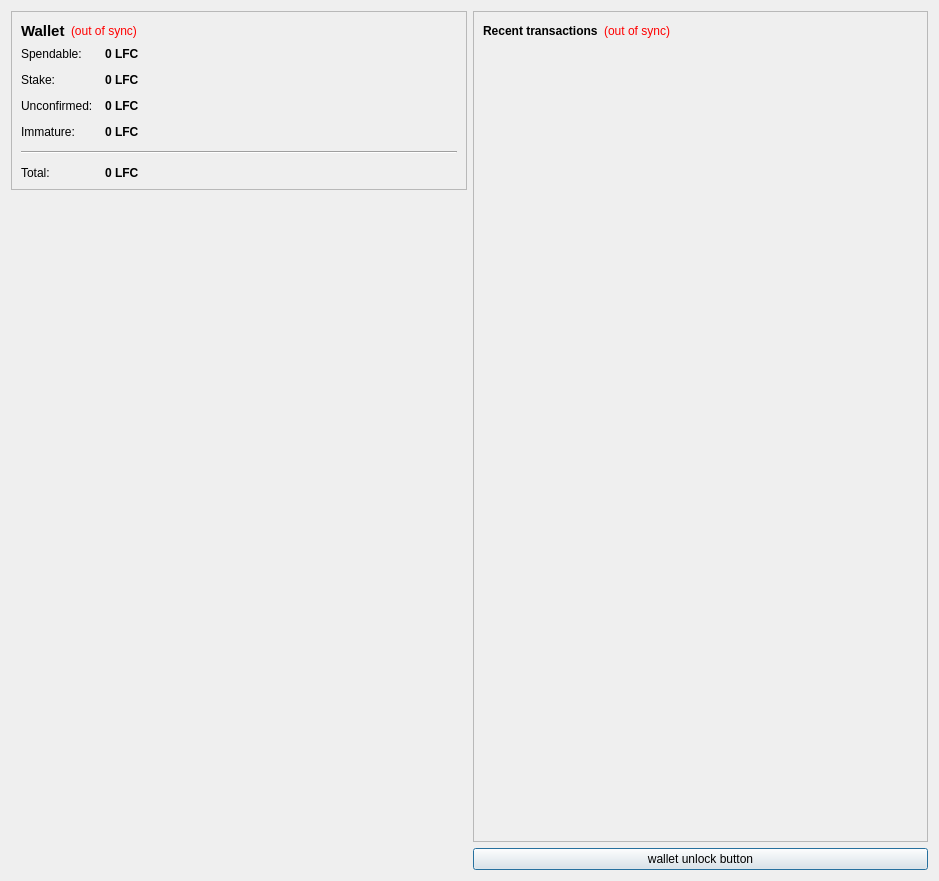
<?xml version="1.0" encoding="UTF-8"?>
<ui version="4.0">
 <class>OverviewPage</class>
 <widget class="QWidget" name="OverviewPage">
  <property name="geometry">
   <rect>
    <x>0</x>
    <y>0</y>
    <width>939</width>
    <height>881</height>
   </rect>
  </property>
  <property name="windowTitle">
   <string>Form</string>
  </property>
  <layout class="QHBoxLayout" name="horizontalLayout" stretch="0,0">
   <item>
    <layout class="QVBoxLayout" name="verticalLayout_2">
     <item>
      <widget class="QFrame" name="frame">
       <property name="frameShape">
        <enum>QFrame::StyledPanel</enum>
       </property>
       <property name="frameShadow">
        <enum>QFrame::Raised</enum>
       </property>
       <layout class="QVBoxLayout" name="verticalLayout_4">
        <item>
         <layout class="QHBoxLayout" name="horizontalLayout_4">
          <item>
           <widget class="QLabel" name="label_5">
            <property name="font">
             <font>
              <pointsize>11</pointsize>
              <weight>75</weight>
              <bold>true</bold>
             </font>
            </property>
            <property name="text">
             <string>Wallet</string>
            </property>
           </widget>
          </item>
          <item>
           <widget class="QLabel" name="labelWalletStatus">
            <property name="toolTip">
             <string>The displayed information may be out of date. Your wallet automatically synchronizes with the LifeCoin network after a connection is established, but this process has not completed yet.</string>
            </property>
            <property name="styleSheet">
             <string notr="true">QLabel { color: red; }</string>
            </property>
            <property name="text">
             <string notr="true">(out of sync)</string>
            </property>
            <property name="alignment">
             <set>Qt::AlignLeading|Qt::AlignLeft|Qt::AlignVCenter</set>
            </property>
           </widget>
          </item>
          <item>
           <spacer name="horizontalSpacer_2">
            <property name="orientation">
             <enum>Qt::Horizontal</enum>
            </property>
            <property name="sizeHint" stdset="0">
             <size>
              <width>40</width>
              <height>20</height>
             </size>
            </property>
           </spacer>
          </item>
         </layout>
        </item>
        <item>
         <layout class="QFormLayout" name="formLayout_2">
          <property name="fieldGrowthPolicy">
           <enum>QFormLayout::AllNonFixedFieldsGrow</enum>
          </property>
          <property name="horizontalSpacing">
           <number>12</number>
          </property>
          <property name="verticalSpacing">
           <number>12</number>
          </property>
          <item row="0" column="0">
           <widget class="QLabel" name="label">
            <property name="text">
             <string>Spendable:</string>
            </property>
           </widget>
          </item>
          <item row="0" column="1">
           <widget class="QLabel" name="labelBalance">
            <property name="font">
             <font>
              <weight>75</weight>
              <bold>true</bold>
             </font>
            </property>
            <property name="cursor">
             <cursorShape>IBeamCursor</cursorShape>
            </property>
            <property name="toolTip">
             <string>Your current spendable balance</string>
            </property>
            <property name="text">
             <string notr="true">0 LFC</string>
            </property>
            <property name="textInteractionFlags">
             <set>Qt::LinksAccessibleByMouse|Qt::TextSelectableByKeyboard|Qt::TextSelectableByMouse</set>
            </property>
           </widget>
          </item>
          <item row="1" column="0">
           <widget class="QLabel" name="label_6">
            <property name="text">
             <string>Stake:</string>
            </property>
           </widget>
          </item>
          <item row="1" column="1">
           <widget class="QLabel" name="labelStake">
            <property name="font">
             <font>
              <weight>75</weight>
              <bold>true</bold>
             </font>
            </property>
            <property name="cursor">
             <cursorShape>IBeamCursor</cursorShape>
            </property>
            <property name="toolTip">
             <string>Total of coins that was staked, and do not yet count toward the current balance</string>
            </property>
            <property name="text">
             <string notr="true">0 LFC</string>
            </property>
            <property name="textInteractionFlags">
             <set>Qt::LinksAccessibleByMouse|Qt::TextSelectableByKeyboard|Qt::TextSelectableByMouse</set>
            </property>
           </widget>
          </item>
          <item row="2" column="0">
           <widget class="QLabel" name="label_3">
            <property name="text">
             <string>Unconfirmed:</string>
            </property>
           </widget>
          </item>
          <item row="2" column="1">
           <widget class="QLabel" name="labelUnconfirmed">
            <property name="font">
             <font>
              <weight>75</weight>
              <bold>true</bold>
             </font>
            </property>
            <property name="cursor">
             <cursorShape>IBeamCursor</cursorShape>
            </property>
            <property name="toolTip">
             <string>Total of transactions that have yet to be confirmed, and do not yet count toward the current balance</string>
            </property>
            <property name="text">
             <string notr="true">0 LFC</string>
            </property>
            <property name="textInteractionFlags">
             <set>Qt::LinksAccessibleByMouse|Qt::TextSelectableByKeyboard|Qt::TextSelectableByMouse</set>
            </property>
           </widget>
          </item>
          <item row="3" column="0">
           <widget class="QLabel" name="labelImmatureText">
            <property name="text">
             <string>Immature:</string>
            </property>
           </widget>
          </item>
          <item row="3" column="1">
           <widget class="QLabel" name="labelImmature">
            <property name="font">
             <font>
              <weight>75</weight>
              <bold>true</bold>
             </font>
            </property>
            <property name="toolTip">
             <string>Mined balance that has not yet matured</string>
            </property>
            <property name="text">
             <string notr="true">0 LFC</string>
            </property>
            <property name="textInteractionFlags">
             <set>Qt::LinksAccessibleByMouse|Qt::TextSelectableByKeyboard|Qt::TextSelectableByMouse</set>
            </property>
           </widget>
          </item>
          <item row="4" column="0" colspan="2">
           <widget class="Line" name="line">
            <property name="orientation">
             <enum>Qt::Horizontal</enum>
            </property>
           </widget>
          </item>
          <item row="5" column="0">
           <widget class="QLabel" name="labelTotalText">
            <property name="text">
             <string>Total:</string>
            </property>
           </widget>
          </item>
          <item row="5" column="1">
           <widget class="QLabel" name="labelTotal">
            <property name="font">
             <font>
              <weight>75</weight>
              <bold>true</bold>
             </font>
            </property>
            <property name="cursor">
             <cursorShape>IBeamCursor</cursorShape>
            </property>
            <property name="toolTip">
             <string>Your current total balance</string>
            </property>
            <property name="text">
             <string notr="true">0 LFC</string>
            </property>
            <property name="textInteractionFlags">
             <set>Qt::LinksAccessibleByMouse|Qt::TextSelectableByKeyboard|Qt::TextSelectableByMouse</set>
            </property>
           </widget>
          </item>
         </layout>
        </item>
       </layout>
      </widget>
     </item>
     <item>
      <spacer name="verticalSpacer_4">
       <property name="orientation">
        <enum>Qt::Vertical</enum>
       </property>
       <property name="sizeHint" stdset="0">
        <size>
         <width>20</width>
         <height>40</height>
        </size>
       </property>
      </spacer>
     </item>
     <item>
      <widget class="QLabel" name="label_2">
       <property name="text">
        <string/>
       </property>
       <property name="pixmap">
        <pixmap resource="../bitcoin.qrc">:/images/Wallet_Logo</pixmap>
       </property>
       <property name="alignment">
        <set>Qt::AlignCenter</set>
       </property>
      </widget>
     </item>
     <item>
      <spacer name="verticalSpacer">
       <property name="orientation">
        <enum>Qt::Vertical</enum>
       </property>
       <property name="sizeHint" stdset="0">
        <size>
         <width>20</width>
         <height>40</height>
        </size>
       </property>
      </spacer>
     </item>
    </layout>
   </item>
   <item>
    <layout class="QVBoxLayout" name="verticalLayout_3">
     <item>
      <widget class="QFrame" name="frame_2">
       <property name="frameShape">
        <enum>QFrame::StyledPanel</enum>
       </property>
       <property name="frameShadow">
        <enum>QFrame::Raised</enum>
       </property>
       <layout class="QVBoxLayout" name="verticalLayout">
        <item>
         <layout class="QHBoxLayout" name="horizontalLayout_2">
          <item>
           <widget class="QLabel" name="label_4">
            <property name="text">
             <string>&lt;b&gt;Recent transactions&lt;/b&gt;</string>
            </property>
           </widget>
          </item>
          <item>
           <widget class="QLabel" name="labelTransactionsStatus">
            <property name="toolTip">
             <string>The displayed information may be out of date. Your wallet automatically synchronizes with the LifeCoin network after a connection is established, but this process has not completed yet.</string>
            </property>
            <property name="styleSheet">
             <string notr="true">QLabel { color: red; }</string>
            </property>
            <property name="text">
             <string notr="true">(out of sync)</string>
            </property>
            <property name="alignment">
             <set>Qt::AlignRight|Qt::AlignTrailing|Qt::AlignVCenter</set>
            </property>
           </widget>
          </item>
          <item>
           <spacer name="horizontalSpacer">
            <property name="orientation">
             <enum>Qt::Horizontal</enum>
            </property>
            <property name="sizeHint" stdset="0">
             <size>
              <width>40</width>
              <height>20</height>
             </size>
            </property>
           </spacer>
          </item>
         </layout>
        </item>
        <item>
         <widget class="QListView" name="listTransactions">
          <property name="styleSheet">
           <string notr="true">QListView { background: transparent; }</string>
          </property>
          <property name="frameShape">
           <enum>QFrame::NoFrame</enum>
          </property>
          <property name="verticalScrollBarPolicy">
           <enum>Qt::ScrollBarAlwaysOff</enum>
          </property>
          <property name="horizontalScrollBarPolicy">
           <enum>Qt::ScrollBarAlwaysOff</enum>
          </property>
          <property name="selectionMode">
           <enum>QAbstractItemView::NoSelection</enum>
          </property>
         </widget>
        </item>
       </layout>
      </widget>
     </item>
     <item>
      <widget class="QPushButton" name="unlockWalletButton">
       <property name="sizePolicy">
        <sizepolicy hsizetype="Minimum" vsizetype="Fixed">
         <horstretch>0</horstretch>
         <verstretch>0</verstretch>
        </sizepolicy>
       </property>
       <property name="maximumSize">
        <size>
         <width>16777214</width>
         <height>16777214</height>
        </size>
       </property>
       <property name="toolTip">
        <string/>
       </property>
       <property name="text">
        <string>wallet unlock button</string>
       </property>
       <property name="checkable">
        <bool>false</bool>
       </property>
       <property name="autoDefault">
        <bool>false</bool>
       </property>
       <property name="default">
        <bool>true</bool>
       </property>
       <property name="flat">
        <bool>false</bool>
       </property>
      </widget>
     </item>
    </layout>
   </item>
  </layout>
 </widget>
 <resources>
  <include location="../bitcoin.qrc"/>
 </resources>
 <connections/>
</ui>
